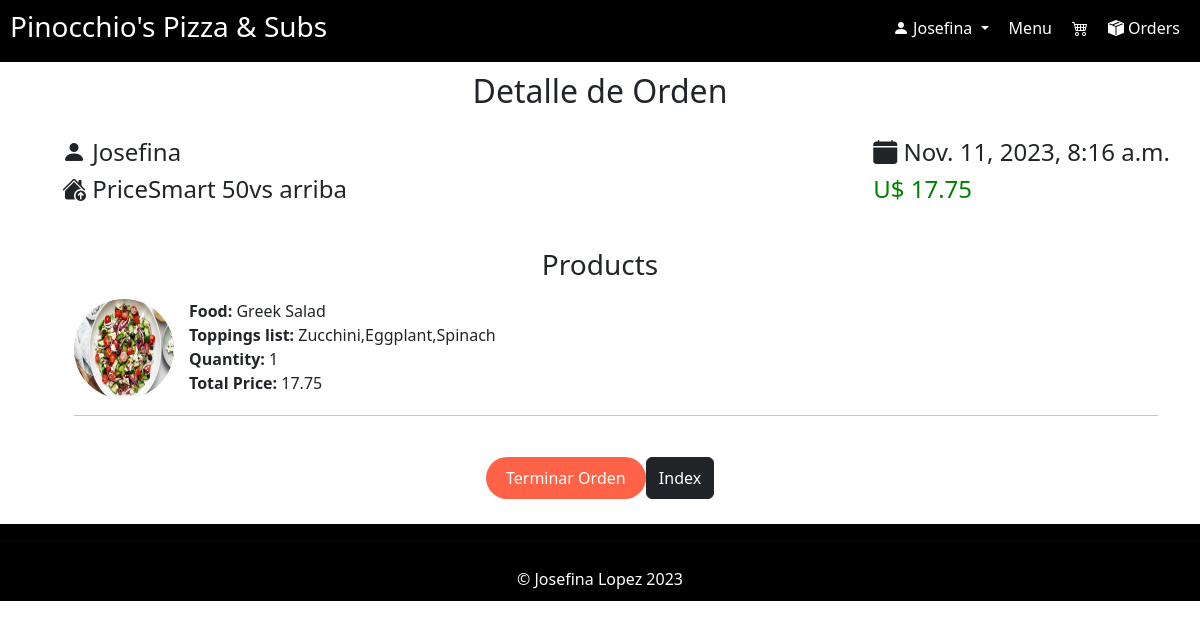
The app's page /orders_details/11/ (signed in) with its own data.
### orders/models.py (models this page shows, shortened)
class Orders(models.Model):
    order_date = models.DateField(auto_now_add=True)
    user = models.ForeignKey(User, on_delete=models.CASCADE)
    status = models.CharField(choices=STATUS, max_length=64, default="pending")
    direccion_de_entrega = models.CharField(max_length=255)

class Cart(models.Model):
    user = models.ForeignKey(User, on_delete=models.CASCADE)
    list_toppings = models.CharField(max_length=255)
    food = models.ForeignKey(Food, on_delete=models.CASCADE)
    unitari_price = models.DecimalField(max_digits=10, decimal_places=2)
    quantity = models.IntegerField()
    total_price = models.DecimalField(max_digits=10, decimal_places=2)
    pub_date = models.DateTimeField(auto_now_add=True)

### orders/views.py (the view)
# urls.py: path("orders_details/<int:id_order>/", views.order_details,name="registerordersdeta"),
def order_details(request, id_order):
    user_id = request.user.id
    user = request.user.username
    order = get_object_or_404(Orders, id=id_order, user_id=user_id)
    dire = order.direccion_de_entrega
    cart_items = (
        Cart.objects.filter(user_id=user_id)
        .select_related("food")
        .values(
            "food__name_food",
            "list_toppings",
            "quantity",
            "total_price",
            "food__id",
            image_food=F("food__image_food"),
        )
    )
    total_price = Cart.objects.filter(user_id=user_id).aggregate(
        total_quantity=Sum("total_price")
    )["total_quantity"]
    if request.method == "POST":
        for item in cart_items:
            order_details = Order_Details.objects.create(
                orders=order,
                list_toppings=item["list_toppings"],
                quantity=item["quantity"],
                total=item["total_price"],
                food_id=item["food__id"],
            )
            order_details.save()
        Cart.objects.filter(user_id=user_id).delete()
        return render(
            request,
            "orderss.html",
            {"message": "Order details created successfully"},
            status=201,
        )
    else:
        return render(
            request,
            "orderss.html",
            {
                "cart_items": cart_items,
                "date": datetime.now(),
                "username": user,
                "dire": dire,
                "total": round(total_price, 2),
            },
        )

### orders/templates/orderss.html (shortened to what this page needs)
{%extends "base.html"%}
{%block main%}
{% load static %}
    <div class='info-user' style='text-align: center; padding:10px;'>
        <h2>Detalle de Orden</h2>
        <div style='display: flex; justify-content:space-between; padding:20px;'>
            <div>
                <ul>
                    <li>
                        <h4><i class="bi bi-person-fill"></i> {{username}}</h4>
                    </li>
                    <li>
                        <h4><i class="bi bi-house-up-fill"></i> {{dire}}</h4>
                    </li>
                </ul>
            </div>
            <div>
                <ul>
                    <li>
                        <h4><i class="bi bi-calendar-fill"></i> {{date}}</h4>
                    </li>
                    <li>
                        <h4 style='color: green;'>U$ {{total}}</h4>
                    </li>
                </ul>
            </div>
        </div>
        <h3>Products</h3>
    </div>
    <div class='container'>
        <ul id='order_food'>
                {% for item in cart_items %}
                <li style='gap:15px;'>
                    <img src="{{item.image_food}}" style='height: 100px; width: 100px; border-radius: 60%;'>
                    <div class="product-details-container">
                        <strong>Food:</strong> {{ item.food__name_food }} <br>
                        <strong>Toppings list:</strong> {{ item.list_toppings }} <br>
                        <strong>Quantity:</strong> {{ item.quantity }} <br>
                        <strong>Total Price:</strong> {{ item.total_price }} <br>
                    </div>
                </li>
                <hr>
                {% empty %}
                <li>No hay elementos en el carrito.</li>
                {% endfor %}
        </ul>
    </div>
    <div style='display: flex; justify-content:center; padding:25px'>
        <form method="post">
            <input type='submit' value="Terminar Orden" id='ordersxd' class='btn btn-dark'>
        </form>
        <input type='button' value="Index" class='btn btn-dark' onclick='index()'>
    </div>
{%endblock%}

### orders/templates/base.html (shortened to what this page needs)
{% load static %}
<!DOCTYPE html>
<html lang="en">
    <head>
        <link rel="stylesheet" href="{% static 'style.css' %}">
        <link rel="stylesheet" href="https://cdn.jsdelivr.net/npm/bootstrap-icons@1.10.5/font/bootstrap-icons.css">
        <link href="https://cdn.jsdelivr.net/npm/bootstrap@5.3.1/dist/css/bootstrap.min.css" rel="stylesheet"
>
        <link rel="stylesheet" href="{% static 'style.css' %}">
        <link rel="stylesheet" href="https://cdnjs.cloudflare.com/ajax/libs/font-awesome/6.2.1/css/all.min.css"
 />
    </head>
    <body>
        <header>
            <a href="#">
                <h3>Pinocchio's Pizza & Subs</h3>
            </a>
            <nav>
                {%if username%}
                <ul>
                    <li class="user-dropdown">
                        <a href="#" data-bs-toggle="dropdown" class="dropdown-toggle">
                            <i class="bi bi-person-fill"></i> {{username}}
                        </a>
                    </li>
                    <li><a href="#Menu">Menu</a></li>
                    <li><a href="#" class="nav-link" data-bs-toggle="modal" data-bs-target="#exampleModal2" id='cart'><i class="bi bi-cart4" id='cant'></i> {{cant}}</a></li>
                    <li><a href="#" class="nav-link" data-bs-toggle="modal" data-bs-target="#exampleModal3" id='cart'><i class="bi bi-box-seam-fill"></i> Orders</a></li>
                </ul>
            </nav>
            {%endif%}
        </header>
        {%block main%}
        {%endblock%}
        <footer id="footer">
            <hr>
            <p>&copy; Josefina Lopez 2023</p>
        </footer>
    </body>
</html>

### orders/static/style.css (style rules this page uses)
header { background-color: black; color: white; padding: 10px; display: flex; justify-content: space-between; }
header a { text-decoration: none; color: white; }
body { margin: 0; padding: 0; }
nav { position: relative; top: 0.4rem; }
nav ul, li { list-style: none; padding: 0; margin: 0; display: flex; }
nav ul { justify-content: end; }
nav li { margin: 0 10px; position: relative; }
nav a { text-decoration: none; color: white; }
#footer { background-color: rgb(0, 0, 0); position: absolute; width: 100%; }
#footer p { color: white; text-align: center; padding: 10px; margin: 0; }
input[type="submit"] { padding: 0.5rem; width: 10rem; color: white; border-color: transparent; background-color: tomato; border-radius: 32px; }

### records on screen
Orders: direccion_de_entrega "PriceSmart 50vs arriba"
Cart: food__name_food "Greek Salad", list_toppings "Zucchini,Eggplant,Spinach", quantity "1", total_price "17.75"

### other values on screen
{{ username }} "Josefina"
{{ total }} "17.75"
